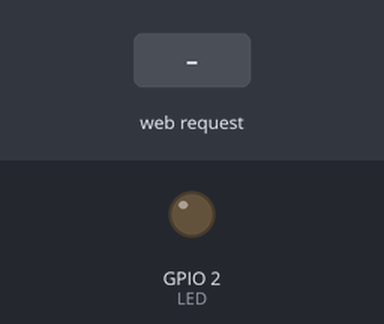
Simulated run of this program. Board: ESP32. Shown: output pins drawn as LEDs (lit = HIGH). The test bench sets the inputs (shaded band). WiFi joins after 1.5 s; servers stay silent unless stated; what the program prints to the serial monitor is not drawn.

Above: at 3.7 s.
3.8 s: HTTP request GET /toggle received
At 5.2 s:
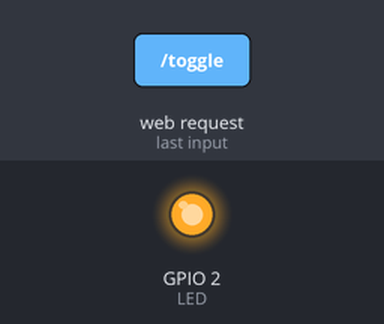
Timing chart, 0 to 6.8 s (numbered marks = the images above; inputs shaded):
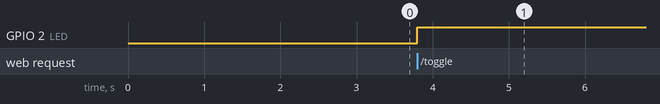

Measured:
- after the input at 3.8 s, GPIO 2 (LED): LOW → HIGH at once

The program:

main.cpp
```cpp
#include <Arduino.h>

#include<WiFi.h>
#include<WebServer.h>
#include<string>

#define LED 2

// Replace with your network credentials
const char* ssid = "Viettel Telecom";
const char* password = "dat123456789";

// Set web server port number to 80
WebServer myWebServer(80);

void initConnectWifi();
void Create_Button();


void setup()
{
  Serial.begin(115200);

  //when power for esp32 board, led will in state turn off
  pinMode(LED, OUTPUT);
  digitalWrite(LED, LOW);

  initConnectWifi();

  Create_Button();

   myWebServer.begin();
}

void loop()
{
  //lắng nghe truy vấn từ trình duyệt web
  myWebServer.handleClient();
}


void initConnectWifi()
{
  //delay 1s to set up system
  delay(1000);

  WiFi.disconnect();
  WiFi.mode(WIFI_STA);
  WiFi.begin(ssid, password);


  Serial.print("Start connecting");
  while(WiFi.status() != WL_CONNECTED)
  {
    delay(500);
    Serial.print(".");
  }

  Serial.print("Wifi "+String(ssid)+"\nIP:\t");
  Serial.println(WiFi.localIP());
}


void Create_Button()
{
  /*
  my_WebServer.on("/toggle"....

  đường dẫn trên web--> /toggle
 */

 /*
  code create button on webserver
  "<button><a href=\"/toggle\">TOGGLE</a></button>";

  Muốn viết dấu " trong dấu " " --> phía trước dấu " phải có dấu \
  -->"......\".....\".........."
 */

  myWebServer.on("/", [](){

    myWebServer.send(200, "text/html", "<button><a href=\"/toggle\">TOGGLE</a></button>");

  });

  myWebServer.on("/toggle", [](){

    digitalWrite(LED, !digitalRead(LED));//read button

    myWebServer.send(200, "text/html", "<button><a href=\"/toggle\">TOGGLE</a></button>");

  });
}
```
